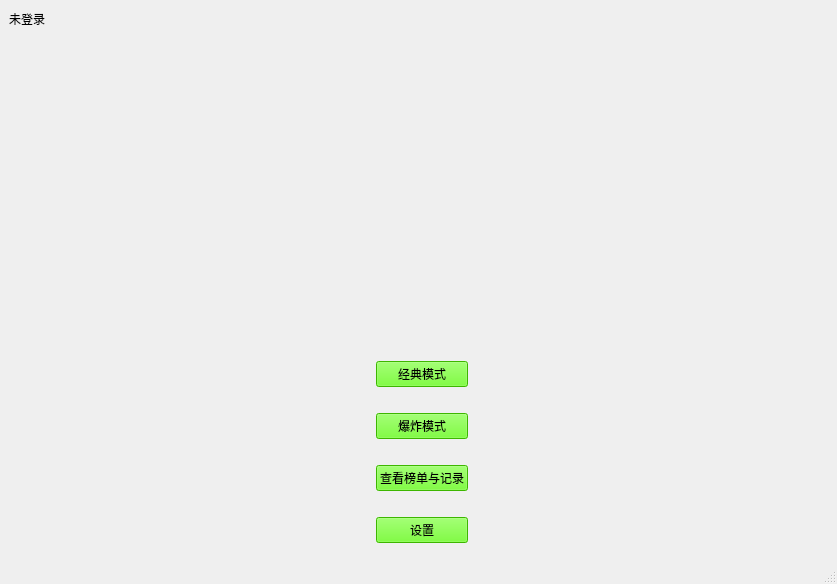
<?xml version="1.0" encoding="UTF-8"?>
<ui version="4.0">
 <class>MainWindow</class>
 <widget class="QMainWindow" name="MainWindow">
  <property name="geometry">
   <rect>
    <x>0</x>
    <y>0</y>
    <width>837</width>
    <height>584</height>
   </rect>
  </property>
  <property name="windowTitle">
   <string>MainWindow</string>
  </property>
  <property name="styleSheet">
   <string notr="true">#MainWindow{border-image: url(:/img/Resource/img/mainBackground.jpg);}</string>
  </property>
  <widget class="QWidget" name="centralwidget">
   <layout class="QGridLayout" name="gridLayout">
    <item row="0" column="0">
     <layout class="QHBoxLayout" name="horizontalLayout">
      <item>
       <widget class="QLabel" name="labelAccount">
        <property name="text">
         <string>未登录</string>
        </property>
       </widget>
      </item>
      <item>
       <spacer name="horizontalSpacer_3">
        <property name="orientation">
         <enum>Qt::Horizontal</enum>
        </property>
        <property name="sizeHint" stdset="0">
         <size>
          <width>40</width>
          <height>20</height>
         </size>
        </property>
       </spacer>
      </item>
     </layout>
    </item>
    <item row="1" column="2">
     <spacer name="verticalSpacer">
      <property name="orientation">
       <enum>Qt::Vertical</enum>
      </property>
      <property name="sizeHint" stdset="0">
       <size>
        <width>20</width>
        <height>210</height>
       </size>
      </property>
     </spacer>
    </item>
    <item row="2" column="0">
     <spacer name="horizontalSpacer">
      <property name="orientation">
       <enum>Qt::Horizontal</enum>
      </property>
      <property name="sizeHint" stdset="0">
       <size>
        <width>341</width>
        <height>20</height>
       </size>
      </property>
     </spacer>
    </item>
    <item row="2" column="1" colspan="2">
     <layout class="QVBoxLayout" name="verticalLayout">
      <item>
       <widget class="QPushButton" name="pushButtonBeginGame">
        <property name="styleSheet">
         <string notr="true">QPushButton{background-color: rgb(85, 255, 0);}</string>
        </property>
        <property name="text">
         <string>经典模式</string>
        </property>
       </widget>
      </item>
      <item>
       <spacer name="verticalSpacer_3">
        <property name="orientation">
         <enum>Qt::Vertical</enum>
        </property>
        <property name="sizeType">
         <enum>QSizePolicy::Fixed</enum>
        </property>
        <property name="sizeHint" stdset="0">
         <size>
          <width>20</width>
          <height>20</height>
         </size>
        </property>
       </spacer>
      </item>
      <item>
       <widget class="QPushButton" name="pushButtonDenotation">
        <property name="styleSheet">
         <string notr="true">QPushButton{background-color: rgb(85, 255, 0);}</string>
        </property>
        <property name="text">
         <string>爆炸模式</string>
        </property>
       </widget>
      </item>
      <item>
       <spacer name="verticalSpacer_4">
        <property name="orientation">
         <enum>Qt::Vertical</enum>
        </property>
        <property name="sizeType">
         <enum>QSizePolicy::Fixed</enum>
        </property>
        <property name="sizeHint" stdset="0">
         <size>
          <width>20</width>
          <height>20</height>
         </size>
        </property>
       </spacer>
      </item>
      <item>
       <widget class="QPushButton" name="pushButtonLeaderboard">
        <property name="styleSheet">
         <string notr="true">QPushButton{background-color: rgb(85, 255, 0);}</string>
        </property>
        <property name="text">
         <string>查看榜单与记录</string>
        </property>
       </widget>
      </item>
      <item>
       <spacer name="verticalSpacer_5">
        <property name="orientation">
         <enum>Qt::Vertical</enum>
        </property>
        <property name="sizeType">
         <enum>QSizePolicy::Fixed</enum>
        </property>
        <property name="sizeHint" stdset="0">
         <size>
          <width>20</width>
          <height>20</height>
         </size>
        </property>
       </spacer>
      </item>
      <item>
       <widget class="QPushButton" name="pushButtonSetting">
        <property name="styleSheet">
         <string notr="true">background-color: rgb(85, 255, 0);</string>
        </property>
        <property name="text">
         <string>设置</string>
        </property>
       </widget>
      </item>
      <item>
       <spacer name="verticalSpacer_2">
        <property name="orientation">
         <enum>Qt::Vertical</enum>
        </property>
        <property name="sizeType">
         <enum>QSizePolicy::Fixed</enum>
        </property>
        <property name="sizeHint" stdset="0">
         <size>
          <width>20</width>
          <height>10</height>
         </size>
        </property>
       </spacer>
      </item>
     </layout>
    </item>
    <item row="2" column="3">
     <spacer name="horizontalSpacer_2">
      <property name="orientation">
       <enum>Qt::Horizontal</enum>
      </property>
      <property name="sizeHint" stdset="0">
       <size>
        <width>341</width>
        <height>20</height>
       </size>
      </property>
     </spacer>
    </item>
   </layout>
  </widget>
  <widget class="QMenuBar" name="menubar">
   <property name="geometry">
    <rect>
     <x>0</x>
     <y>0</y>
     <width>837</width>
     <height>21</height>
    </rect>
   </property>
  </widget>
  <widget class="QStatusBar" name="statusbar"/>
 </widget>
 <resources/>
 <connections/>
</ui>
